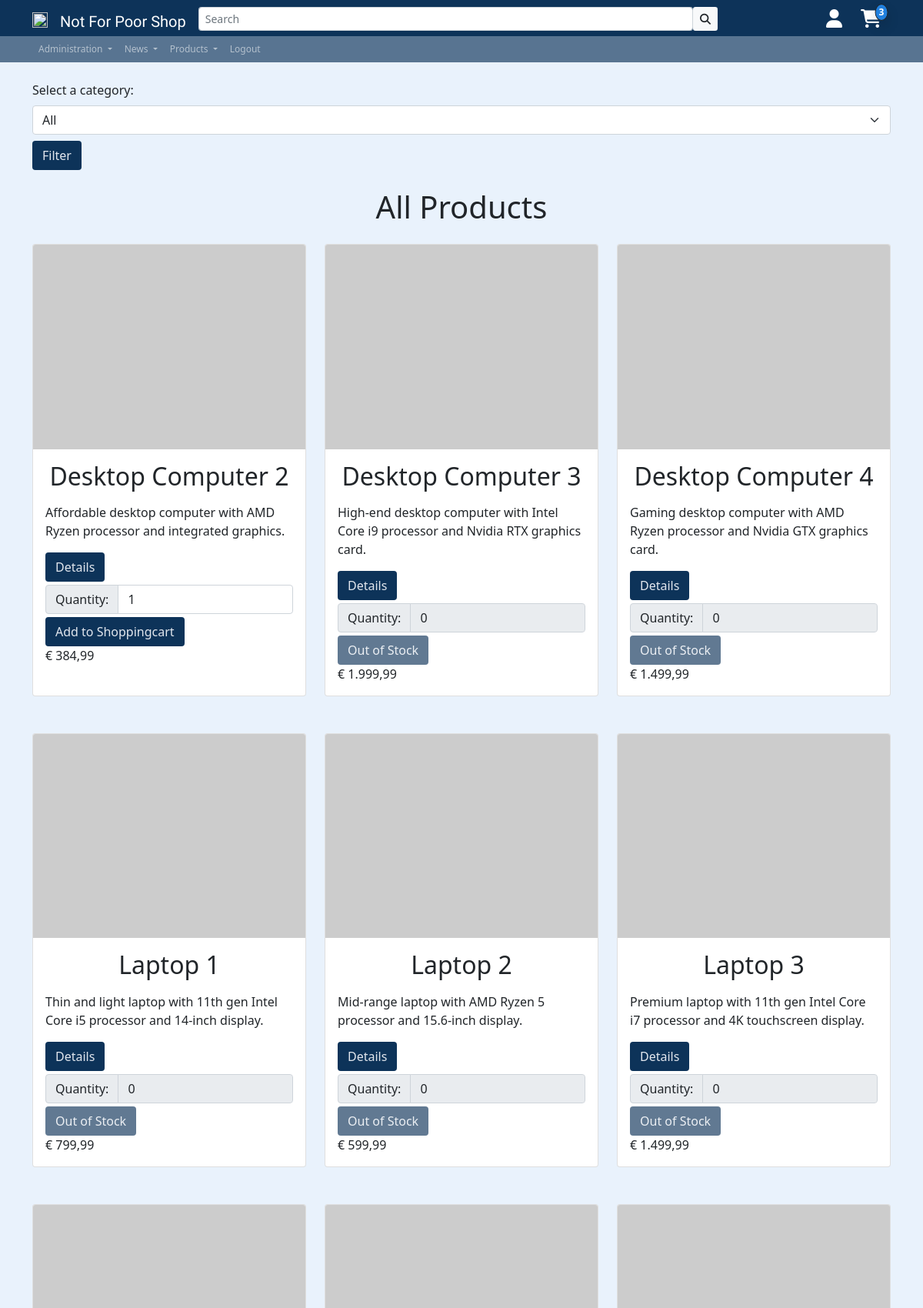
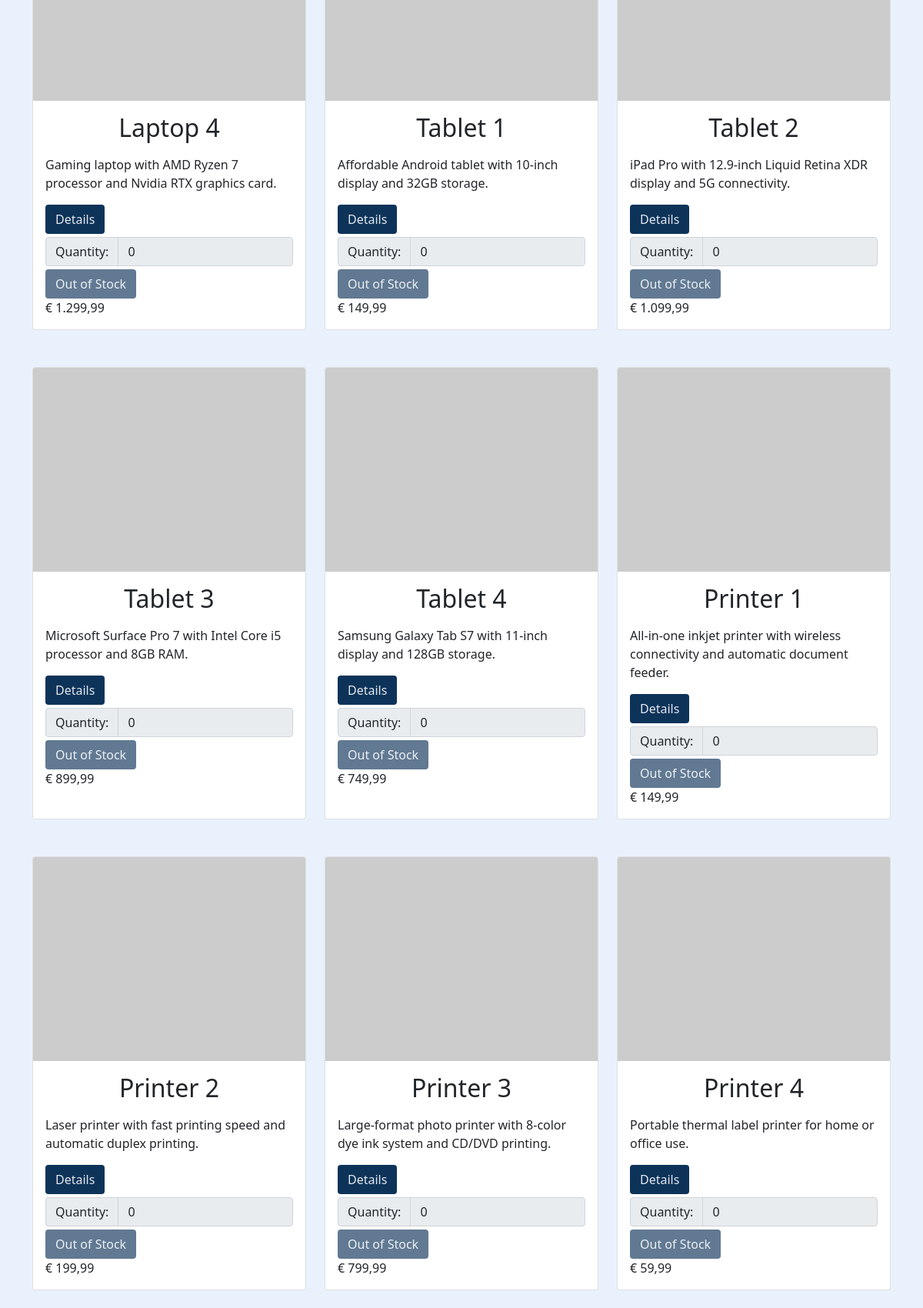
The page /app/inc/pgs/prod_display.php (signed in, upper part) on the database its author committed (2 pictures, top to bottom).
### tables this page shows
CREATE TABLE `products` (
  `id` int(11) NOT NULL,
  `seller_id` int(11) NOT NULL,
  `category_id` int(11) NOT NULL,
  `name` varchar(50) NOT NULL,
  `description` text DEFAULT NULL,
  `price` decimal(10,2) NOT NULL,
  `Discount` decimal(10,2) DEFAULT NULL,
  `Stock` int(11) DEFAULT NULL
);

### app/config/check_shoppingcart_amount.php (called while the page is built, shortened)
<?php
require_once('dbaccess.php');
$db_obj = new mysqli($host, $user, $password, $database);
$query = "SELECT SUM(quantity) AS totalQuantity FROM shoppingcart WHERE user_id = " . $_SESSION['user_id'];
$result = mysqli_query($db_obj, $query);
if ($result) {
    $row = mysqli_fetch_assoc($result);
    $totalQuantity = $row['totalQuantity'];
    $currentShoppingcartAmount = $totalQuantity;
}

### app/config/check_if_admin.php (called while the page is built, shortened)
<?php
require_once('dbaccess.php');
$db_obj = new mysqli($host, $user, $password, $database);
if(isset($_SESSION['username'])) {
    $currentUser = $_SESSION['username'];
    $currentUser = mysqli_query($db_obj, "SELECT role, id FROM users WHERE username = '$currentUser' ");
    $currentUser =($currentUser->fetch_assoc());
    $role = @$currentUser['role'];
}

### app/inc/pgs/prod_display.php (the view, shortened to what this page needs)
<!DOCTYPE html>
<html lang="en">
<?php
include '../includes/head.php';
?>
<?php
require_once('../../config/dbaccess.php');
$connection = mysqli_connect($host, $user, $password, $database);
$category_name = "All Products";
$category_id = "";
?>
<head>
</head>
<body>
    <div class="container py-4">
        <form action="" method="get" class="mb-4">
            <label for="category_id" class="form-label">Select a category:</label>
            <select id="category_id" name="category_id" class="form-select">
                <option value="">All</option>
            </select>
            <button type="submit" class="btn secondary-bg-color btn-block secondary-color mt-2">Filter</button>
        </form>
        <h1 class="text-center mb-4">
            <?php echo $category_name; ?>
        </h1>
        <div class="row row-cols-1 row-cols-sm-2 row-cols-lg-3 g-4">
            <?php
            if (isset($_GET['category_id']) && $category_id >= 1 && $category_id <= 15) {
                $category_id = $_GET['category_id'];
                $sql = "SELECT p.id, p.name, p.description, p.price, p.Discount, p.Stock, pi.image_path
            FROM products p
            LEFT JOIN product_images pi ON p.id = pi.product_id
            WHERE p.category_id = $category_id";
                $result = mysqli_query($connection, $sql);
                while ($row = mysqli_fetch_assoc($result)) {
                    $id = $row['id'];
                    $name = $row['name'];
                    $description = $row['description'];
                    $price = $row['price'];
                    $img = $row['image_path'];
                    $stock = intval($row['Stock']);
                    $discount = $row['Discount'];
                    $discountedPrice = $price - ($price * $discount / 100);
                    echo '<div class="col mb-4">';
                    echo '<div class="card h-100">';
                    if ($img != NULL) {
                        echo '<img src=' . $img . ' class="card-img-top" alt="' . $name . '">';
                    } else {
                        echo '<img src="https://via.placeholder.com/400x300/2D2D2D/FFFFFF/?text=' . $name . '" class="card-img-top" alt="' . $name . '">';
                    }
                    echo '<div class="card-body">';
                    echo '<h2 class="card-title text-center mb-3">' . $name . '</h2>';
                    echo '<p class="card-text">' . $description . '</p>';
                    echo '<form method="post" action="addtocart.php">';
                    echo '<a href="prod_details.php?id=' . @$id . '" class="btn secondary-bg-color btn-block secondary-color ms-auto">Details</a>';
                    echo '<div class="input-group my-1">';
                    echo '<label class="input-group-text" for="quantity-' . $id . '">Quantity:</label>';
                    echo $stock == 0 ?
                        '<input type="number" class="form-control" id="quantity-' . $id . '" name="quantity" min="1" value="0" disabled>'
                        :
                        '<input type="number" class="form-control" id="quantity-' . $id . '" name="quantity" min="1" value="1" max=' . $stock . '>';
                    echo '</div>';
                    echo '<input type="hidden" name="product_id" value="' . $id . '">';
                    echo $stock == 0 ?
                        '<button type="submit" class="btn secondary-bg-color btn-block secondary-color disabled">Sold Out</button>'
                        :
                        '<button type="submit" class="btn secondary-bg-color btn-block secondary-color">Add to Shoppingcart</button>';
                    echo '</form>';
                    echo '<span class="text-end">€ ' . number_format($discountedPrice, 2, ',', '.') . '</span>';
                    echo '</div></div></div>';
                }
            } else {
                $sql = "SELECT p.id, p.name, p.description, p.price, p.Discount, p.Stock, pi.image_path
            FROM products p
            LEFT JOIN product_images pi ON p.id = pi.product_id";
                $result = mysqli_query($connection, $sql);
                while ($row = mysqli_fetch_assoc($result)) {
                    $id = $row['id'];
                    $name = $row['name'];
                    $description = $row['description'];
                    $price = $row['price'];
                    $img = $row['image_path'];
                    $stock = intval($row['Stock']);
                    $discount = $row['Discount'];
                    $discountedPrice = $price - ($price * $discount / 100);
                    echo '<div class="col mb-4">';
                    echo '<div class="card h-100">';
                    if ($img != NULL) {
                        echo '<img src=' . $img . ' class="card-img-top" alt="' . $name . '">';
                    } else {
                        echo '<img src="https://via.placeholder.com/400x300/2D2D2D/FFFFFF/?text=' . $name . '" class="card-img-top" alt="' . $name . '">';
                    }
                    echo '<div class="card-body">';
                    echo '<h2 class="card-title text-center mb-3">' . $name . '</h2>';
                    echo '<p class="card-text">' . $description . '</p>';
                    echo '<form method="post" action="addtocart.php">';
                    echo '<a href="prod_details.php?id=' . @$id . '" class="btn secondary-bg-color btn-block secondary-color ms-auto">Details</a>';
                    echo '<div class="input-group my-1">';
                    echo '<label class="input-group-text" for="quantity-' . $id . '">Quantity:</label>';
                    echo $stock == 0 ?
                        '<input type="number" class="form-control" id="quantity-' . $id . '" name="quantity" min="1" value="0" disabled>'
                        :
                        '<input type="number" class="form-control" id="quantity-' . $id . '" name="quantity" min="1" value="1" max=' . $stock . '>';
                    echo '</div>';
                    echo $stock == 0 ?
                        '<button type="submit" class="btn secondary-bg-color btn-block secondary-color disabled">Out of Stock</button>'
                        :
                        '<button type="submit" class="btn secondary-bg-color btn-block secondary-color">Add to Shoppingcart</button>';
                    echo '</form>';
                    echo '<span class="text-end">€ ' . number_format($discountedPrice, 2, ',', '.') . '</span>';
                    echo '</div></div></div>';
                }
            }
            ?>
        </div>
    </div>
</body>
</html>

### app/inc/includes/head.php (shortened to what this page needs)
<link href="https://cdn.jsdelivr.net/npm/bootstrap@5.0.2/dist/css/bootstrap.min.css" rel="stylesheet"
>
<link href=".\..\..\res\css\styles.css" rel="stylesheet" type="text/css">
<?php
if(isset($_SESSION['username'])) {
    include 'nav_logged_in.php';
} else {
    include 'nav_logged_out.php';
}
?>

### app/inc/includes/nav_logged_in.php (shortened to what this page needs)
<?php
$active_page = basename($_SERVER['SCRIPT_NAME']);
include '../../config/check_if_admin.php';
include '../../config/check_shoppingcart_amount.php';
?>
<nav class="navbar sticky-top navbar-expand-sm navbar-dark" id="nav-primary">
    <div class="container">
        <a href='#' class="navbar-brand mb-0 h1">
            <img class="d-inline-block align top"
                src="https://icons.iconarchive.com/icons/iconka/business-finance/256/handshake-icon.png" width="20"
                height="20">
        </a>
        <a href='home.php' class="navbar-brand mb-0 h1 mt-2" id="shopName"
            style="font-family:'Alex Brush'; font-size: 20px;">Not For Poor Shop</a>
        <div class="collapse navbar-collapse" id="navbarNav">
            <ul class="navbar-nav align-items-center col-9">
                <li class="nav-item col-12 ">
                    <div class="input-group ">
                        <form class="d-flex col-12" method="post" action="search.php">
                            <input id="search-input" type="text" class="form-control form-control-sm" name="search"
                                placeholder="Search" aria-describedby="search-button" />
                            <button id="search-button" name="submit-search" type="submit" class="btn bg-light btn-sm">
                                <i class="fas fa-search"></i>
                            </button>
                        </form>
                    </div>
                </li>
            </ul>
            <ul class="navbar-nav align-items-center ms-auto">
                <li class="nav-item">
                    <div class="container">
                        <a href="userProfile.php" class="">
                            <i class="fa-solid fa-user fa-xl" style="color: #ffffff;"></i>
                        </a>
                    </div>
                </li>
                <li class="nav-item">
                    <div class="container">
                        <div class="position-relative">
                            <a href="shoppingcart.php">
                                <?php
                                if ($currentShoppingcartAmount != 0) {
                                    echo '
                                    <span
                                        class="badge position-absolute mt-1 start-100 translate-middle shadow p-1 border border-dark tertiary-bg-color rounded-circle"
                                        id="shopping-cart-amount">';
                                    echo $currentShoppingcartAmount;
                                    echo '
                                    </span>
                                ';
                                }
                                ?>
                                <i class="fa-solid fa-cart-shopping fa-xl" style="color: #ffffff;"></i>
                            </a>
                        </div>
                    </div>
                </li>
            </ul>
        </div>
</nav>
<nav id="nav-secondary" class="navbar navbar-expand-sm navbar-dark">
    <div class="container">
        <ul class="navbar-nav">
            <?php if ($role == 'administrator') {
                echo "
                <li class='nav-item dropdown'>
                    <a href='' class='nav-link dropdown-toggle' id='navbarDropdown1' role='button' data-bs-toggle='dropdown' aria-expanded='false'>
                        Administration
                    </a>
                    <ul class='dropdown-menu' aria-labelledby='navbarDropdown1'>
                        <li><a href='product_adminpage.php' class='dropdown-item'>Product Management</a></li>
                        <li><a href='product_upload.php' class='dropdown-item'>Product Upload</a></li>
                        <li><a href='finance_overview.php' class='dropdown-item'>Financial Overview</a></li>
                        <li><a href='user_overview.php' class='dropdown-item'>User Management</a></li>
                        <li><a href='contact_overview.php' class='dropdown-item'>Inquiry Management</a></li>
                        <li><a href='order_overview.php' class='dropdown-item'>Order Overview</a></li>
                        <li><a href='refund_overview.php' class='dropdown-item'>Refund Overview</a></li>
                    </ul>
                </li>";
            }
            ?>
            <?php if ($role == 'administrator') {
                echo "
                    <li class='nav-item dropdown'>
                        <a href='' class='nav-link dropdown-toggle' id='navbarDropdown2' role='button' data-bs-toggle='dropdown' aria-expanded='false'>
                            News
                        </a>
                        <ul class='dropdown-menu' aria-labelledby='navbarDropdown2'>
                            <li><a href='newsBlog.php' class='dropdown-item'>Post News Blog</a></li>
                            <li><a href='newsBlog_user.php' class='dropdown-item'>News Blog</a></li>
                        </ul>
                    </li>";
            }
            ?>
            <li class="nav-item dropdown">
                <a href="" class="nav-link dropdown-toggle" id="navbarDropdown4" role="button" data-bs-toggle="dropdown"
                    aria-expanded="false">
                    Products
                </a>
            </li>
            <li class="nav-item">
                <a href="logout.php" class="nav-link <?php if ($active_page == 'logout.php') {
                                                        echo 'fw-bold active ';
                                                    } ?>">
                    Logout
                </a>
            </li>
        </ul>
    </div>
</nav>

### app/res/css/styles.css (style rules this page uses)
html { height: 100%; }
body { background-color: #e9f2fc; font-family: "Segoe UI", Tahoma, Geneva, Verdana, sans-serif; background-image: none; background-repeat: no-repeat; background-position: center; background-attachment: fixed; }
.secondary-bg-color { background-color: #0d3359; }
.tertiary-bg-color { background-color: #2080df; }
.secondary-color { color: #e2e7ee; }
nav { background-color: #0d3359; }
#nav-primary { background-color: #0d3359; padding-top: 0.2rem; padding-bottom: 0.1rem; font-size: 1rem; }
#nav-secondary { background-color: #0d3359a7 !important; padding-top: 0.01rem; padding-bottom: 0.01rem; font-size: 0.75rem; }
.shadow { box-shadow: -2px 11px 89px 17px rgba(0, 0, 0, 0.75); }
#shopName { color: #ffffff; font-size: 22px; }

### rows shown on the page
products: name "Desktop Computer 2", description "Affordable desktop computer with AMD Ryzen processor and integrated graphics.", quantity "1", shows "Add to Shoppingcart", discountedPrice "384,99"
products: name "Desktop Computer 3", description "High-end desktop computer with Intel Core i9 processor and Nvidia RTX graphics card.", shows "Out of Stock", price "1.999,99"
products: name "Desktop Computer 4", description "Gaming desktop computer with AMD Ryzen processor and Nvidia GTX graphics card.", shows "Out of Stock", price "1.499,99"
products: name "Laptop 1", description "Thin and light laptop with 11th gen Intel Core i5 processor and 14-inch display.", shows "Out of Stock", price "799,99"
products: name "Laptop 2", description "Mid-range laptop with AMD Ryzen 5 processor and 15.6-inch display.", shows "Out of Stock", price "599,99"
products: name "Laptop 3", description "Premium laptop with 11th gen Intel Core i7 processor and 4K touchscreen display.", shows "Out of Stock", price "1.499,99"
products: name "Laptop 4", description "Gaming laptop with AMD Ryzen 7 processor and Nvidia RTX graphics card.", shows "Out of Stock", price "1.299,99"
products: name "Tablet 1", description "Affordable Android tablet with 10-inch display and 32GB storage.", shows "Out of Stock", price "149,99"
products: name "Tablet 2", description "iPad Pro with 12.9-inch Liquid Retina XDR display and 5G connectivity.", shows "Out of Stock", price "1.099,99"
products: name "Tablet 3", description "Microsoft Surface Pro 7 with Intel Core i5 processor and 8GB RAM.", shows "Out of Stock", price "899,99"
products: name "Tablet 4", description "Samsung Galaxy Tab S7 with 11-inch display and 128GB storage.", shows "Out of Stock", price "749,99"
products: name "Printer 1", description "All-in-one inkjet printer with wireless connectivity and automatic document feeder.", shows "Out of Stock", price "149,99"
products: name "Printer 2", description "Laser printer with fast printing speed and automatic duplex printing.", shows "Out of Stock", price "199,99"
products: name "Printer 3", description "Large-format photo printer with 8-color dye ink system and CD/DVD printing.", shows "Out of Stock", price "799,99"
products: name "Printer 4", description "Portable thermal label printer for home or office use.", shows "Out of Stock", price "59,99"

### other values the page prints
$currentShoppingcartAmount "3"
$category_name "All Products"
